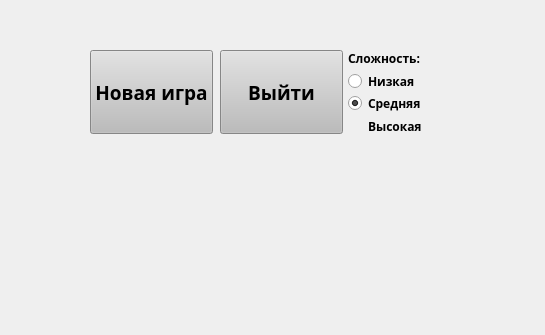
<?xml version="1.0" encoding="UTF-8"?>
<ui version="4.0">
 <class>FirstWindow</class>
 <widget class="QMainWindow" name="FirstWindow">
  <property name="geometry">
   <rect>
    <x>0</x>
    <y>0</y>
    <width>545</width>
    <height>335</height>
   </rect>
  </property>
  <property name="sizePolicy">
   <sizepolicy hsizetype="Fixed" vsizetype="Fixed">
    <horstretch>0</horstretch>
    <verstretch>0</verstretch>
   </sizepolicy>
  </property>
  <property name="minimumSize">
   <size>
    <width>545</width>
    <height>335</height>
   </size>
  </property>
  <property name="maximumSize">
   <size>
    <width>545</width>
    <height>335</height>
   </size>
  </property>
  <property name="windowTitle">
   <string>Сапер от Rofin incorporated</string>
  </property>
  <property name="styleSheet">
   <string notr="true">QMainWindow &gt; QWidget {
background-image: url(&quot;:/image/pictures/war.png&quot;);
}</string>
  </property>
  <widget class="QWidget" name="centralwidget">
   <widget class="QPushButton" name="Exit">
    <property name="geometry">
     <rect>
      <x>220</x>
      <y>50</y>
      <width>123</width>
      <height>84</height>
     </rect>
    </property>
    <property name="minimumSize">
     <size>
      <width>123</width>
      <height>84</height>
     </size>
    </property>
    <property name="maximumSize">
     <size>
      <width>123</width>
      <height>84</height>
     </size>
    </property>
    <property name="font">
     <font>
      <family>Segoe UI Black</family>
      <pointsize>14</pointsize>
      <weight>75</weight>
      <bold>true</bold>
     </font>
    </property>
    <property name="autoFillBackground">
     <bool>false</bool>
    </property>
    <property name="styleSheet">
     <string notr="true">background-color: rgb(188, 188, 188)</string>
    </property>
    <property name="text">
     <string>Выйти</string>
    </property>
   </widget>
   <widget class="QWidget" name="layoutWidget">
    <property name="geometry">
     <rect>
      <x>348</x>
      <y>50</y>
      <width>83</width>
      <height>84</height>
     </rect>
    </property>
    <layout class="QVBoxLayout" name="verticalLayout">
     <item>
      <widget class="QLabel" name="label">
       <property name="font">
        <font>
         <family>Segoe UI Black</family>
         <weight>75</weight>
         <bold>true</bold>
        </font>
       </property>
       <property name="text">
        <string>Сложность:</string>
       </property>
      </widget>
     </item>
     <item>
      <widget class="QRadioButton" name="Easy">
       <property name="font">
        <font>
         <family>Segoe UI Black</family>
         <weight>75</weight>
         <bold>true</bold>
        </font>
       </property>
       <property name="text">
        <string>Низкая</string>
       </property>
      </widget>
     </item>
     <item>
      <widget class="QRadioButton" name="Middle">
       <property name="font">
        <font>
         <family>Segoe UI Black</family>
         <weight>75</weight>
         <bold>true</bold>
        </font>
       </property>
       <property name="text">
        <string>Средняя</string>
       </property>
       <property name="checked">
        <bool>true</bool>
       </property>
      </widget>
     </item>
     <item>
      <widget class="QRadioButton" name="Hard">
       <property name="font">
        <font>
         <family>Segoe UI Black</family>
         <weight>75</weight>
         <bold>true</bold>
        </font>
       </property>
       <property name="styleSheet">
        <string notr="true">background-color: transparent</string>
       </property>
       <property name="text">
        <string>Высокая</string>
       </property>
      </widget>
     </item>
    </layout>
   </widget>
   <widget class="QPushButton" name="Newgame">
    <property name="geometry">
     <rect>
      <x>90</x>
      <y>50</y>
      <width>123</width>
      <height>84</height>
     </rect>
    </property>
    <property name="font">
     <font>
      <family>Segoe UI Black</family>
      <pointsize>14</pointsize>
      <weight>75</weight>
      <bold>true</bold>
     </font>
    </property>
    <property name="autoFillBackground">
     <bool>false</bool>
    </property>
    <property name="styleSheet">
     <string notr="true">background-color: rgb(188, 188, 188)</string>
    </property>
    <property name="text">
     <string>Новая игра</string>
    </property>
   </widget>
  </widget>
 </widget>
 <resources/>
 <connections/>
</ui>
